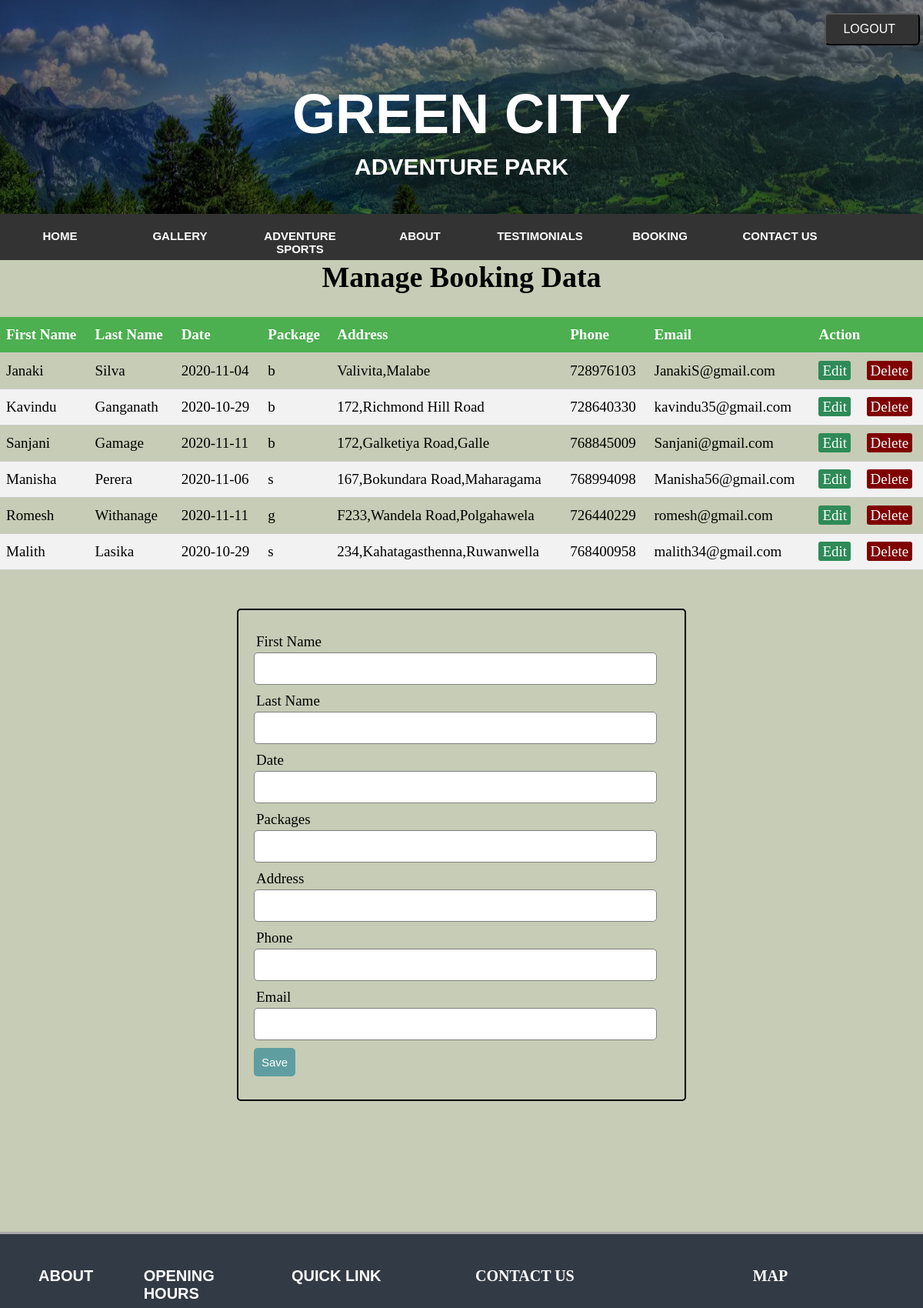
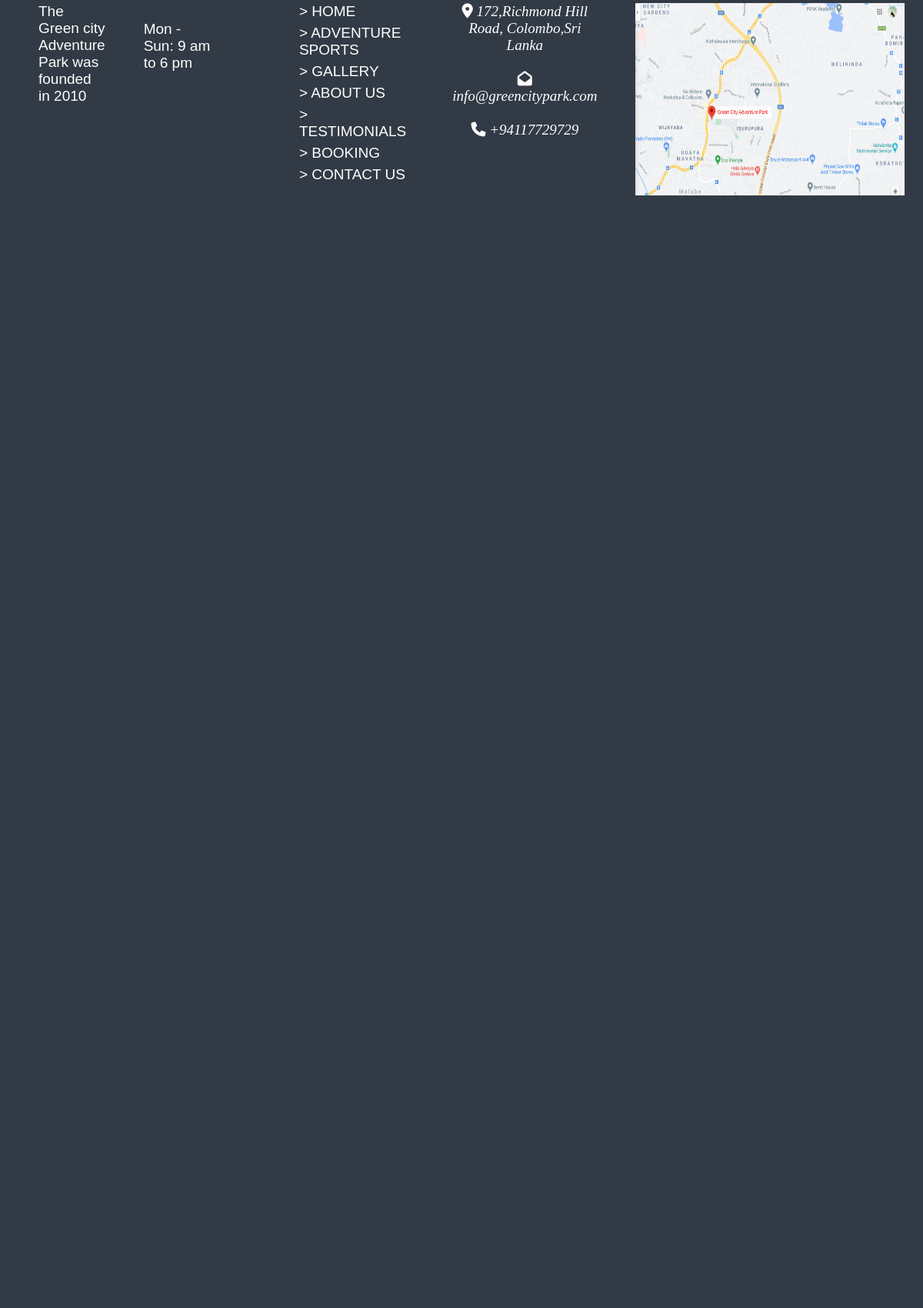
/php/view_booking.php (upper part), run on the app's committed database (2 pictures, top to bottom).
### tables this page shows
CREATE TABLE `orderpage` (
  `id` int(11) NOT NULL,
  `firstName` varchar(20) NOT NULL,
  `lastName` varchar(20) NOT NULL,
  `packages` enum('g','s','b','') NOT NULL,
  `address1` varchar(100) NOT NULL,
  `phone` int(20) NOT NULL,
  `email` varchar(50) NOT NULL,
  `date` date NOT NULL
);

### php/server.php (called while the page is built, shortened)
<?php
	$firstName = "";
	$lastName = "";
	$date = "";
	$packages = "";
	$address1 = "";
	$phone = "";
	$email = "";
	$update = false;
?>

### php/view_booking.php (the view, shortened to what this page needs)
<?php
include('server.php');
?>
<!DOCTYPE html>
<html>
<head>
	<link rel="stylesheet" type="text/css" href="../css/booking.css">
</head>
<body>
<div class = "head">
		<header>
			<div class = "button">
			<a href="logout.php"><button class = "button1">  LOGOUT </button></a>
			</div>
			<h1> GREEN CITY</h1>
			<h2>ADVENTURE PARK</h2>
		</header>
		<nav>
			<ul class = "menu">
			    <li class = "menu"><a href = "HOME_PAGE.php"> <b>HOME</b> </a></li>
				<li class = "menu"><a href = "GALLERY.php"><b>GALLERY</b></a></li>
				<li class = "menu"><a href = "SPORTS.php"><b>ADVENTURE SPORTS</b></a></li>
				<li class = "menu"><a href = "ABOUT US.php"><b>ABOUT</b></a></li>
				<li class = "menu"><a href = "TESTIMONIALS.php"><b>TESTIMONIALS</b></a></li>
				<li class = "menu"><a href = "BOOKING.php"><b>BOOKING</b></a></li>
				<li class = "menu"><a href = "CONTACT US.php"><b>CONTACT US</b></a></li>
			</ul>
		</nav>
</div>
<h1 style="text-align:center;">Manage Booking Data</h1>
<?php $results = mysqli_query($db, "SELECT * FROM orderpage"); ?>
<table>
	<thead>
		<tr>
			<th>First Name</th>
			<th>Last Name</th>
			<th>Date</th>
			<th>Package</th>
			<th>Address</th>
			<th>Phone</th>
			<th>Email</th>
			<th colspan="2">Action</th>
		</tr>
	</thead>
	<?php while ($row = mysqli_fetch_array($results)) { ?>
		<tr>
			<td><?php echo $row['firstName']; ?></td>
			<td><?php echo $row['lastName']; ?></td>
			<td><?php echo $row['date']; ?></td>
			<td><?php echo $row['packages']; ?></td>
			<td><?php echo $row['address1']; ?></td>
			<td><?php echo $row['phone']; ?></td>
			<td><?php echo $row['email']; ?></td>
			<td>
				<a href="view_booking.php?edit=<?php echo $row['id']; ?>" class="edit_btn" >Edit</a>
			</td>
			<td>
				<a href="server.php?del=<?php echo $row['id']; ?>" class="del_btn">Delete</a>
			</td>
		</tr>
	<?php } ?>
</table>
<form method="post" action="server.php" >
	<div class="input-group">
		<label>First Name</label>
		<input type="text" name="firstName" value="<?php echo $firstName; ?>">
	</div>
	<div class="input-group">
		<label>Last Name</label>
		<input type="text" name="lastName" value="<?php echo $lastName; ?>">
	</div>
	<div class="input-group">
		<label>Date</label>
		<input type="text" name="date" value="<?php echo $date; ?>">
	</div>
	<div class="input-group">
		<label>Packages</label>
		<input type="text" name="packages" value="<?php echo $packages; ?>">
	</div>
	<div class="input-group">
		<label>Address</label>
		<input type="text" name="address1" value="<?php echo $address1; ?>">
	</div>
	<div class="input-group">
		<label>Phone</label>
		<input type="text" name="phone" value="<?php echo $phone; ?>">
	</div>
	<div class="input-group">
		<label>Email</label>
		<input type="text" name="email" value="<?php echo $email; ?>">
	</div>
	<div class="input-group">
		<?php if ($update == true): ?>
			<button class="btn" type="submit" name="update" style="background: #556B2F;" >UPDATE</button>
		<?php else: ?>
			<button class="btn" type="submit" name="save" >Save</button>
		<?php endif ?>
	</div>
</form>
<div class = "footer">
	<div class = "About">
				<h5 style = "font-size:20px">ABOUT</h5>
			<p>The Green city <br>Adventure Park was founded<br> in 2010</p>
			<br>
			</div>
			<div class = "open">
				<h5 style = "font-size:20px"> OPENING HOURS </h5>
				<p> Mon - Sun: 9 am to 6 pm</p>
			</div>
			<div class = "link">
				<h5 style = "font-size:20px">QUICK LINK </h5>
				<div style = "float:left">
					<a class = "link" href = "HOME_PAGE.php">> HOME </a><br>
					<a class = "link" href = "SPORTS.php">> ADVENTURE SPORTS</a><br>
					<a class = "link" href = "GALLERY.php">> GALLERY</a><br>
					<a  class = "link"href = "ABOUT US.php">> ABOUT US</a><br>
					<a  class = "link"href = "TESTIMONIALS.php">> TESTIMONIALS</a><br>
					<a class = "link" href = "GET A QUOTE.php">> BOOKING</a><br>
					<a  class = "link"href = "CONTACT US.php">> CONTACT US</a><br>
				</div>
			</div>
			<div class = "Contact">
				<h5 style = "font-size:20px">CONTACT US </h5>
				<i class = "fas fa-map-marker-alt"></i>
				<i  class = "text"> 172,Richmond Hill Road,
				Colombo,Sri Lanka </i><br><br>
				<i class = "fas fa-envelope-open"></i>
				<i class = "text" > info@greencitypark.com</i><br><br>
				<i class = "fas fa-phone"></i>
				<i class = "text"> +94117729729</i>
			</div>
			<div class = "map">
				<h5 style = "font-size:20px"> MAP</h5>
				<img src = "../image/Header/map.jpg" width = "350" height = "250" >
				<br>
			</div>
	</div>
</body>
</html>

### css/booking.css (style rules this page uses)
body { margin:0; padding:0; background-size: cover; height:500px; background-color:#5625; font-size: 19px; }
.head { width: 100%; display: block; padding: 0; margin: auto; background-image: url('http://localhost/iwt/image/Header/header.jpg'); }
header { display: block; margin: auto; padding: 4px; text-align: center; height:270px; }
header h1 { color:white; font-size:72px; font-family:arial; height: 45px; }
header h2 { color: white; font-size: 30px; font-family:arial; }
.button { width:100%; text-align:right; padding-top:13px; }
.button1 { background-color:#333; padding:10px; font-size:16px; margin:0; text-align:center; border-radius:6px; cursor:pointer; padding-left:22px; padding-right:30px; color:white; }
.menu { width:100%; background-color:#333; height:60px; padding:0; margin:0; font-size:15px; font-family:arial; }
ul.menu { float: left; list-style-type: none; margin: 0; padding: 0; overflow: hidden; }
li.menu { float:left; text-align:center; width:13%; }
li a { color:white; display:block; text-align:center; padding:20px 16px; text-decoration:none; }
table { width: 50%; margin: 30px auto; border-collapse: collapse; text-align: left; }
tr { border-bottom: 1px solid #cbcbcb; }
th, td { border: none; height: 30px; padding: 2px; }
form { width: 45%; margin: 50px auto; text-align: left; padding: 20px; border: 2px solid black; border-radius: 5px; }
.input-group { margin: 10px 0px 10px 0px; }
.input-group label { display: block; text-align: left; margin: 3px; }
.input-group input { height: 30px; width: 93%; padding: 5px 10px; font-size: 16px; border-radius: 5px; border: 1px solid gray; }
.btn { padding: 10px; font-size: 15px; color: white; background: #5F9EA0; border: none; border-radius: 5px; }
.edit_btn { text-decoration: none; padding: 2px 5px; background: #2E8B57; color: white; border-radius: 3px; }
.del_btn { text-decoration: none; padding: 2px 5px; color: white; border-radius: 3px; background: #800000; }
.footer { background-color:#323A45; height:60%; width:100%; padding-bottom:0; padding-top:10px; margin-top:10%; text-align:center; color:white; border-top:3px solid darkgray; position:absolute; display:flex; }
.About { float:left; color:white; text-align:left; padding-left:50px; font-family:arial }
.open { float:left; color:white; text-align:left; padding-left:50px; padding-right:50px; font-family:arial; }
.link { float:left; color:white; text-align:left; padding-left:50px; padding-right:50px; font-family:arial; width:20%; }
a.link { float:left; color:white; text-decoration:none; padding-left:10px; padding-right:10px; padding-bottom:6px; width:94%; }
.map { float:left; padding-left:50px; padding-right:50px; }

### php/view_booking.php (style rules this page uses)
table { border-collapse: collapse; width: 100%; }
th, td { text-align: left; padding: 8px; }
tr:nth-child(even) { background-color: #f2f2f2 }
th { background-color: #4CAF50; color: white; }

### data on the page
orderpage: firstName "Janaki", lastName "Silva", date "2020-11-04", packages "b", address1 "Valivita,Malabe", phone "728976103", email "JanakiS@gmail.com"
orderpage: firstName "Kavindu", lastName "Ganganath", date "2020-10-29", packages "b", address1 "172,Richmond Hill Road", phone "728640330", email "kavindu35@gmail.com"
orderpage: firstName "Sanjani", lastName "Gamage", date "2020-11-11", packages "b", address1 "172,Galketiya Road,Galle", phone "768845009", email "Sanjani@gmail.com"
orderpage: firstName "Manisha", lastName "Perera", date "2020-11-06", packages "s", address1 "167,Bokundara Road,Maharagama", phone "768994098", email "Manisha56@gmail.com"
orderpage: firstName "Romesh", lastName "Withanage", date "2020-11-11", packages "g", address1 "F233,Wandela Road,Polgahawela", phone "726440229", email "romesh@gmail.com"
orderpage: firstName "Malith", lastName "Lasika", date "2020-10-29", packages "s", address1 "234,Kahatagasthenna,Ruwanwella", phone "768400958", email "malith34@gmail.com"
